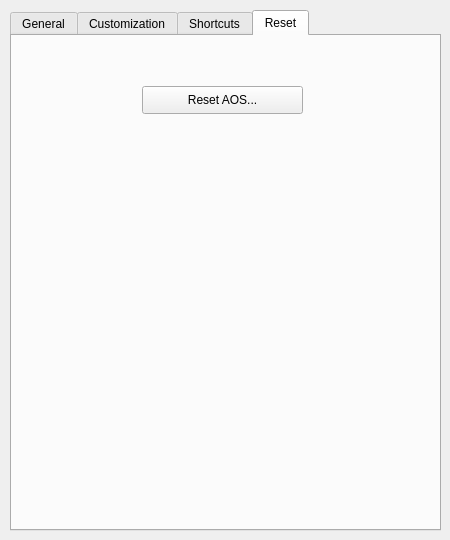
<?xml version="1.0" encoding="UTF-8"?>
<ui version="4.0">
 <class>settings</class>
 <widget class="QWidget" name="settings">
  <property name="geometry">
   <rect>
    <x>0</x>
    <y>0</y>
    <width>450</width>
    <height>540</height>
   </rect>
  </property>
  <property name="windowTitle">
   <string notr="true">AOS-GUI/settings</string>
  </property>
  <widget class="QTabWidget" name="tabs">
   <property name="geometry">
    <rect>
     <x>10</x>
     <y>10</y>
     <width>431</width>
     <height>521</height>
    </rect>
   </property>
   <property name="currentIndex">
    <number>3</number>
   </property>
   <property name="movable">
    <bool>false</bool>
   </property>
   <widget class="QWidget" name="general">
    <attribute name="title">
     <string notr="true">General</string>
    </attribute>
    <widget class="QGroupBox" name="user">
     <property name="geometry">
      <rect>
       <x>10</x>
       <y>0</y>
       <width>251</width>
       <height>81</height>
      </rect>
     </property>
     <property name="title">
      <string notr="true">User</string>
     </property>
     <widget class="QLabel" name="uLabel">
      <property name="geometry">
       <rect>
        <x>20</x>
        <y>20</y>
        <width>81</width>
        <height>21</height>
       </rect>
      </property>
      <property name="text">
       <string notr="true">Username:</string>
      </property>
     </widget>
     <widget class="QLineEdit" name="uLE">
      <property name="geometry">
       <rect>
        <x>100</x>
        <y>20</y>
        <width>131</width>
        <height>21</height>
       </rect>
      </property>
      <property name="text">
       <string notr="true"/>
      </property>
     </widget>
     <widget class="QLabel" name="pLabel">
      <property name="geometry">
       <rect>
        <x>20</x>
        <y>50</y>
        <width>81</width>
        <height>21</height>
       </rect>
      </property>
      <property name="text">
       <string notr="true">Password:</string>
      </property>
     </widget>
     <widget class="QLineEdit" name="pLE">
      <property name="geometry">
       <rect>
        <x>100</x>
        <y>50</y>
        <width>131</width>
        <height>21</height>
       </rect>
      </property>
      <property name="echoMode">
       <enum>QLineEdit::Password</enum>
      </property>
     </widget>
    </widget>
    <widget class="QPushButton" name="eBg">
     <property name="geometry">
      <rect>
       <x>170</x>
       <y>460</y>
       <width>91</width>
       <height>28</height>
      </rect>
     </property>
     <property name="text">
      <string notr="true">Ok</string>
     </property>
    </widget>
   </widget>
   <widget class="QWidget" name="customization">
    <attribute name="title">
     <string notr="true">Customization</string>
    </attribute>
    <widget class="QGroupBox" name="colors">
     <property name="geometry">
      <rect>
       <x>10</x>
       <y>0</y>
       <width>401</width>
       <height>211</height>
      </rect>
     </property>
     <property name="title">
      <string notr="true">Colors (all colors/hex codes valid)</string>
     </property>
     <widget class="QLabel" name="cL">
      <property name="geometry">
       <rect>
        <x>10</x>
        <y>30</y>
        <width>71</width>
        <height>16</height>
       </rect>
      </property>
      <property name="text">
       <string notr="true">Text Color:</string>
      </property>
     </widget>
     <widget class="QLabel" name="cL_2">
      <property name="geometry">
       <rect>
        <x>10</x>
        <y>60</y>
        <width>71</width>
        <height>16</height>
       </rect>
      </property>
      <property name="text">
       <string notr="true">BG Color:</string>
      </property>
     </widget>
     <widget class="QLabel" name="cL_3">
      <property name="geometry">
       <rect>
        <x>10</x>
        <y>90</y>
        <width>91</width>
        <height>16</height>
       </rect>
      </property>
      <property name="text">
       <string notr="true">Taskbar Color:</string>
      </property>
     </widget>
     <widget class="QLabel" name="cL_4">
      <property name="geometry">
       <rect>
        <x>10</x>
        <y>120</y>
        <width>121</width>
        <height>16</height>
       </rect>
      </property>
      <property name="text">
       <string notr="true">Taskbar Text Color:</string>
      </property>
     </widget>
     <widget class="QLabel" name="cL_5">
      <property name="geometry">
       <rect>
        <x>10</x>
        <y>150</y>
        <width>121</width>
        <height>16</height>
       </rect>
      </property>
      <property name="text">
       <string notr="true">Button Color:</string>
      </property>
     </widget>
     <widget class="QLabel" name="cL_6">
      <property name="geometry">
       <rect>
        <x>10</x>
        <y>180</y>
        <width>121</width>
        <height>16</height>
       </rect>
      </property>
      <property name="text">
       <string notr="true">Button Text Color:</string>
      </property>
     </widget>
     <widget class="QLineEdit" name="cLE">
      <property name="geometry">
       <rect>
        <x>130</x>
        <y>30</y>
        <width>81</width>
        <height>22</height>
       </rect>
      </property>
     </widget>
     <widget class="QLineEdit" name="cLE_2">
      <property name="geometry">
       <rect>
        <x>130</x>
        <y>60</y>
        <width>81</width>
        <height>22</height>
       </rect>
      </property>
     </widget>
     <widget class="QLineEdit" name="cLE_3">
      <property name="geometry">
       <rect>
        <x>130</x>
        <y>90</y>
        <width>81</width>
        <height>22</height>
       </rect>
      </property>
     </widget>
     <widget class="QLineEdit" name="cLE_4">
      <property name="geometry">
       <rect>
        <x>130</x>
        <y>120</y>
        <width>81</width>
        <height>22</height>
       </rect>
      </property>
     </widget>
     <widget class="QLineEdit" name="cLE_5">
      <property name="geometry">
       <rect>
        <x>130</x>
        <y>150</y>
        <width>81</width>
        <height>22</height>
       </rect>
      </property>
     </widget>
     <widget class="QLineEdit" name="cLE_6">
      <property name="geometry">
       <rect>
        <x>130</x>
        <y>180</y>
        <width>81</width>
        <height>22</height>
       </rect>
      </property>
     </widget>
     <widget class="QGroupBox" name="themes">
      <property name="geometry">
       <rect>
        <x>220</x>
        <y>10</y>
        <width>171</width>
        <height>191</height>
       </rect>
      </property>
      <property name="title">
       <string notr="true">Themes</string>
      </property>
      <widget class="QComboBox" name="themeCB">
       <property name="geometry">
        <rect>
         <x>20</x>
         <y>50</y>
         <width>131</width>
         <height>22</height>
        </rect>
       </property>
       <property name="currentText">
        <string notr="true"/>
       </property>
      </widget>
      <widget class="QPushButton" name="tApply">
       <property name="geometry">
        <rect>
         <x>40</x>
         <y>80</y>
         <width>93</width>
         <height>28</height>
        </rect>
       </property>
       <property name="text">
        <string notr="true">Apply</string>
       </property>
      </widget>
      <widget class="QPushButton" name="tSave">
       <property name="geometry">
        <rect>
         <x>40</x>
         <y>110</y>
         <width>93</width>
         <height>28</height>
        </rect>
       </property>
       <property name="text">
        <string notr="true">Save</string>
       </property>
      </widget>
     </widget>
    </widget>
    <widget class="QGroupBox" name="showOnDesktop">
     <property name="geometry">
      <rect>
       <x>10</x>
       <y>220</y>
       <width>121</width>
       <height>181</height>
      </rect>
     </property>
     <property name="title">
      <string notr="true">Show On Desktop</string>
     </property>
     <widget class="QCheckBox" name="dCHB">
      <property name="geometry">
       <rect>
        <x>10</x>
        <y>30</y>
        <width>81</width>
        <height>20</height>
       </rect>
      </property>
      <property name="text">
       <string notr="true">Settings</string>
      </property>
     </widget>
     <widget class="QCheckBox" name="dCHB_2">
      <property name="geometry">
       <rect>
        <x>10</x>
        <y>50</y>
        <width>81</width>
        <height>20</height>
       </rect>
      </property>
      <property name="text">
       <string notr="true">Run .rndr</string>
      </property>
     </widget>
     <widget class="QCheckBox" name="dCHB_3">
      <property name="geometry">
       <rect>
        <x>10</x>
        <y>70</y>
        <width>91</width>
        <height>20</height>
       </rect>
      </property>
      <property name="text">
       <string notr="true">FileSystem</string>
      </property>
     </widget>
     <widget class="QCheckBox" name="dCHB_4">
      <property name="geometry">
       <rect>
        <x>10</x>
        <y>90</y>
        <width>101</width>
        <height>20</height>
       </rect>
      </property>
      <property name="text">
       <string notr="true">camelInstall</string>
      </property>
     </widget>
     <widget class="QCheckBox" name="dCHB_5">
      <property name="geometry">
       <rect>
        <x>10</x>
        <y>110</y>
        <width>81</width>
        <height>20</height>
       </rect>
      </property>
      <property name="text">
       <string notr="true">Editor</string>
      </property>
     </widget>
     <widget class="QCheckBox" name="dCHB_6">
      <property name="geometry">
       <rect>
        <x>10</x>
        <y>130</y>
        <width>81</width>
        <height>20</height>
       </rect>
      </property>
      <property name="text">
       <string notr="true">AOSHelp</string>
      </property>
     </widget>
     <widget class="QCheckBox" name="dCHB_7">
      <property name="geometry">
       <rect>
        <x>10</x>
        <y>150</y>
        <width>81</width>
        <height>20</height>
       </rect>
      </property>
      <property name="text">
       <string notr="true">ATerm</string>
      </property>
     </widget>
    </widget>
    <widget class="QPushButton" name="eBc">
     <property name="geometry">
      <rect>
       <x>170</x>
       <y>460</y>
       <width>91</width>
       <height>28</height>
      </rect>
     </property>
     <property name="text">
      <string notr="true">Ok</string>
     </property>
    </widget>
    <widget class="QGroupBox" name="font">
     <property name="geometry">
      <rect>
       <x>140</x>
       <y>220</y>
       <width>131</width>
       <height>51</height>
      </rect>
     </property>
     <property name="title">
      <string notr="true">Font</string>
     </property>
     <widget class="QSpinBox" name="fSB">
      <property name="geometry">
       <rect>
        <x>10</x>
        <y>20</y>
        <width>51</width>
        <height>22</height>
       </rect>
      </property>
      <property name="suffix">
       <string notr="true">px</string>
      </property>
     </widget>
     <widget class="QLabel" name="fL">
      <property name="geometry">
       <rect>
        <x>70</x>
        <y>23</y>
        <width>61</width>
        <height>16</height>
       </rect>
      </property>
      <property name="text">
       <string notr="true">Font Size</string>
      </property>
     </widget>
    </widget>
   </widget>
   <widget class="QWidget" name="shortcuts">
    <attribute name="title">
     <string notr="true">Shortcuts</string>
    </attribute>
    <widget class="QGroupBox" name="sDesktop">
     <property name="geometry">
      <rect>
       <x>10</x>
       <y>0</y>
       <width>401</width>
       <height>451</height>
      </rect>
     </property>
     <property name="title">
      <string notr="true">Desktop</string>
     </property>
     <widget class="QKeySequenceEdit" name="KS">
      <property name="geometry">
       <rect>
        <x>90</x>
        <y>30</y>
        <width>113</width>
        <height>22</height>
       </rect>
      </property>
      <property name="keySequence">
       <string notr="true">Ctrl+R</string>
      </property>
     </widget>
     <widget class="QLabel" name="sL">
      <property name="geometry">
       <rect>
        <x>20</x>
        <y>30</y>
        <width>55</width>
        <height>16</height>
       </rect>
      </property>
      <property name="text">
       <string notr="true">Run...</string>
      </property>
     </widget>
     <widget class="QKeySequenceEdit" name="KS_2">
      <property name="geometry">
       <rect>
        <x>90</x>
        <y>60</y>
        <width>113</width>
        <height>22</height>
       </rect>
      </property>
      <property name="keySequence">
       <string notr="true">Ctrl+R</string>
      </property>
     </widget>
     <widget class="QLabel" name="sL_2">
      <property name="geometry">
       <rect>
        <x>20</x>
        <y>60</y>
        <width>55</width>
        <height>16</height>
       </rect>
      </property>
      <property name="text">
       <string notr="true">Terminal</string>
      </property>
     </widget>
     <widget class="QKeySequenceEdit" name="KS_3">
      <property name="geometry">
       <rect>
        <x>90</x>
        <y>90</y>
        <width>113</width>
        <height>22</height>
       </rect>
      </property>
      <property name="keySequence">
       <string notr="true">Ctrl+Shift+S</string>
      </property>
     </widget>
     <widget class="QLabel" name="sL_3">
      <property name="geometry">
       <rect>
        <x>20</x>
        <y>90</y>
        <width>55</width>
        <height>16</height>
       </rect>
      </property>
      <property name="text">
       <string notr="true">Settings</string>
      </property>
     </widget>
     <widget class="QLabel" name="sL_4">
      <property name="geometry">
       <rect>
        <x>20</x>
        <y>120</y>
        <width>55</width>
        <height>16</height>
       </rect>
      </property>
      <property name="text">
       <string notr="true">Help</string>
      </property>
     </widget>
     <widget class="QKeySequenceEdit" name="KS_4">
      <property name="geometry">
       <rect>
        <x>90</x>
        <y>120</y>
        <width>113</width>
        <height>22</height>
       </rect>
      </property>
      <property name="keySequence">
       <string notr="true">Ctrl+H</string>
      </property>
     </widget>
    </widget>
    <widget class="QPushButton" name="eBs">
     <property name="geometry">
      <rect>
       <x>170</x>
       <y>460</y>
       <width>91</width>
       <height>28</height>
      </rect>
     </property>
     <property name="text">
      <string notr="true">Ok</string>
     </property>
    </widget>
   </widget>
   <widget class="QWidget" name="reset">
    <attribute name="title">
     <string notr="true">Reset</string>
    </attribute>
    <widget class="QPushButton" name="rAOS">
     <property name="geometry">
      <rect>
       <x>130</x>
       <y>50</y>
       <width>161</width>
       <height>28</height>
      </rect>
     </property>
     <property name="text">
      <string notr="true">Reset AOS...</string>
     </property>
    </widget>
   </widget>
  </widget>
 </widget>
 <resources/>
 <connections/>
</ui>
